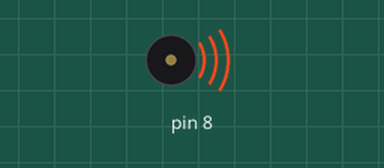
This sketch was run on a simulated Arduino Uno, built with avr-gcc and run on an emulated ATmega328P. On the bench: buzzer (waves = sounding).

Above: at 0.1 s.
Timing chart, 0 to 40.0 s (numbered marks = the images above):
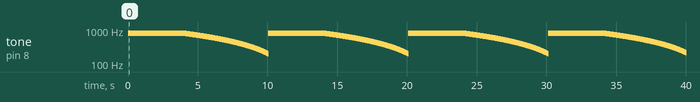

Measured:
- by itself, tone on pin 8: plays 800 Hz for 4.0 s, 799 Hz for 0.01 s, 798 Hz for 0.01 s, 797 Hz for 0.01 s, 796 Hz for 0.01 s, 795 Hz for 0.01 s … (2389 notes in this stretch)

The sketch:

Passive_Buzzer.ino
```cpp
void setup()
{
}
void loop(){
  //#define delayTime 1000;
  for(int i=200;i<=800;i++){ //Increase the frequency from 200HZ to 800HZ in a loop{
  pinMode(8,OUTPUT);
  tone(8,i); //Output frequency on port 8 delay(5); //This frequency ismaintained for 5 milliseconds
  }
  delay(4000); //Hold for 4 seconds at the highest frequency


  for(int i=800;i>=200;i--)
    {
      pinMode(8,OUTPUT);
      tone(8,i);
      delay(10);
    }
}
```
